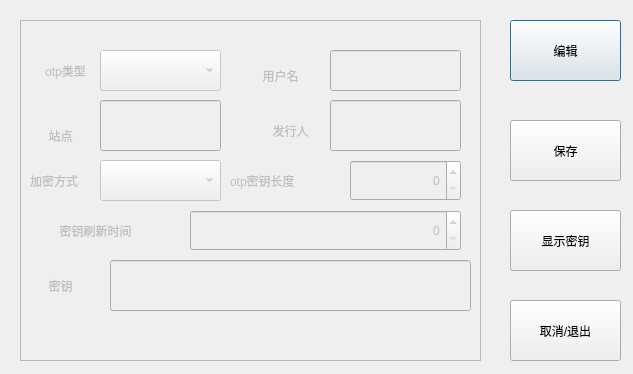
<?xml version="1.0" encoding="UTF-8"?>
<ui version="4.0">
 <class>Dialog</class>
 <widget class="QDialog" name="Dialog">
  <property name="geometry">
   <rect>
    <x>0</x>
    <y>0</y>
    <width>633</width>
    <height>374</height>
   </rect>
  </property>
  <property name="font">
   <font>
    <pointsize>9</pointsize>
   </font>
  </property>
  <property name="windowTitle">
   <string>配置otp字符串</string>
  </property>
  <widget class="QFrame" name="frame">
   <property name="enabled">
    <bool>false</bool>
   </property>
   <property name="geometry">
    <rect>
     <x>20</x>
     <y>20</y>
     <width>461</width>
     <height>341</height>
    </rect>
   </property>
   <property name="font">
    <font>
     <pointsize>9</pointsize>
    </font>
   </property>
   <property name="frameShape">
    <enum>QFrame::Shape::StyledPanel</enum>
   </property>
   <property name="frameShadow">
    <enum>QFrame::Shadow::Raised</enum>
   </property>
   <widget class="QLabel" name="label_2">
    <property name="geometry">
     <rect>
      <x>10</x>
      <y>30</y>
      <width>71</width>
      <height>41</height>
     </rect>
    </property>
    <property name="font">
     <font>
      <pointsize>9</pointsize>
     </font>
    </property>
    <property name="text">
     <string>otp类型</string>
    </property>
    <property name="alignment">
     <set>Qt::AlignmentFlag::AlignCenter</set>
    </property>
   </widget>
   <widget class="QComboBox" name="comboBox">
    <property name="enabled">
     <bool>false</bool>
    </property>
    <property name="geometry">
     <rect>
      <x>80</x>
      <y>30</y>
      <width>121</width>
      <height>41</height>
     </rect>
    </property>
    <property name="font">
     <font>
      <pointsize>9</pointsize>
     </font>
    </property>
   </widget>
   <widget class="QLabel" name="label_3">
    <property name="geometry">
     <rect>
      <x>220</x>
      <y>30</y>
      <width>81</width>
      <height>51</height>
     </rect>
    </property>
    <property name="font">
     <font>
      <pointsize>9</pointsize>
     </font>
    </property>
    <property name="text">
     <string>用户名</string>
    </property>
    <property name="alignment">
     <set>Qt::AlignmentFlag::AlignCenter</set>
    </property>
   </widget>
   <widget class="QLineEdit" name="lineEdit">
    <property name="enabled">
     <bool>false</bool>
    </property>
    <property name="geometry">
     <rect>
      <x>310</x>
      <y>30</y>
      <width>131</width>
      <height>41</height>
     </rect>
    </property>
    <property name="font">
     <font>
      <pointsize>15</pointsize>
     </font>
    </property>
    <property name="alignment">
     <set>Qt::AlignmentFlag::AlignCenter</set>
    </property>
   </widget>
   <widget class="QLabel" name="label_4">
    <property name="geometry">
     <rect>
      <x>10</x>
      <y>90</y>
      <width>61</width>
      <height>51</height>
     </rect>
    </property>
    <property name="font">
     <font>
      <pointsize>9</pointsize>
     </font>
    </property>
    <property name="text">
     <string>站点</string>
    </property>
    <property name="alignment">
     <set>Qt::AlignmentFlag::AlignCenter</set>
    </property>
   </widget>
   <widget class="QLineEdit" name="lineEdit_2">
    <property name="enabled">
     <bool>false</bool>
    </property>
    <property name="geometry">
     <rect>
      <x>80</x>
      <y>80</y>
      <width>121</width>
      <height>51</height>
     </rect>
    </property>
    <property name="font">
     <font>
      <pointsize>9</pointsize>
     </font>
    </property>
   </widget>
   <widget class="QLabel" name="label_6">
    <property name="geometry">
     <rect>
      <x>210</x>
      <y>140</y>
      <width>101</width>
      <height>41</height>
     </rect>
    </property>
    <property name="font">
     <font>
      <pointsize>9</pointsize>
     </font>
    </property>
    <property name="text">
     <string>otp密钥长度</string>
    </property>
   </widget>
   <widget class="QLabel" name="label_7">
    <property name="geometry">
     <rect>
      <x>240</x>
      <y>90</y>
      <width>61</width>
      <height>41</height>
     </rect>
    </property>
    <property name="font">
     <font>
      <pointsize>9</pointsize>
     </font>
    </property>
    <property name="text">
     <string>发行人</string>
    </property>
    <property name="alignment">
     <set>Qt::AlignmentFlag::AlignCenter</set>
    </property>
   </widget>
   <widget class="QLineEdit" name="lineEdit_3">
    <property name="enabled">
     <bool>false</bool>
    </property>
    <property name="geometry">
     <rect>
      <x>310</x>
      <y>80</y>
      <width>131</width>
      <height>51</height>
     </rect>
    </property>
    <property name="font">
     <font>
      <pointsize>15</pointsize>
     </font>
    </property>
   </widget>
   <widget class="QSpinBox" name="spinBox">
    <property name="enabled">
     <bool>false</bool>
    </property>
    <property name="geometry">
     <rect>
      <x>330</x>
      <y>140</y>
      <width>111</width>
      <height>41</height>
     </rect>
    </property>
    <property name="font">
     <font>
      <pointsize>9</pointsize>
     </font>
    </property>
    <property name="alignment">
     <set>Qt::AlignmentFlag::AlignRight|Qt::AlignmentFlag::AlignTrailing|Qt::AlignmentFlag::AlignVCenter</set>
    </property>
   </widget>
   <widget class="QLabel" name="label_8">
    <property name="geometry">
     <rect>
      <x>10</x>
      <y>190</y>
      <width>131</width>
      <height>41</height>
     </rect>
    </property>
    <property name="font">
     <font>
      <pointsize>9</pointsize>
     </font>
    </property>
    <property name="text">
     <string>密钥刷新时间</string>
    </property>
    <property name="alignment">
     <set>Qt::AlignmentFlag::AlignCenter</set>
    </property>
   </widget>
   <widget class="QSpinBox" name="spinBox_2">
    <property name="enabled">
     <bool>false</bool>
    </property>
    <property name="geometry">
     <rect>
      <x>170</x>
      <y>190</y>
      <width>271</width>
      <height>41</height>
     </rect>
    </property>
    <property name="font">
     <font>
      <pointsize>9</pointsize>
     </font>
    </property>
    <property name="alignment">
     <set>Qt::AlignmentFlag::AlignRight|Qt::AlignmentFlag::AlignTrailing|Qt::AlignmentFlag::AlignVCenter</set>
    </property>
   </widget>
   <widget class="QLineEdit" name="lineEdit_4">
    <property name="enabled">
     <bool>false</bool>
    </property>
    <property name="geometry">
     <rect>
      <x>90</x>
      <y>240</y>
      <width>361</width>
      <height>51</height>
     </rect>
    </property>
   </widget>
   <widget class="QLabel" name="label_9">
    <property name="geometry">
     <rect>
      <x>10</x>
      <y>240</y>
      <width>61</width>
      <height>51</height>
     </rect>
    </property>
    <property name="font">
     <font>
      <pointsize>9</pointsize>
     </font>
    </property>
    <property name="text">
     <string>密钥</string>
    </property>
    <property name="alignment">
     <set>Qt::AlignmentFlag::AlignCenter</set>
    </property>
   </widget>
   <widget class="QLabel" name="label_5">
    <property name="geometry">
     <rect>
      <x>10</x>
      <y>140</y>
      <width>61</width>
      <height>41</height>
     </rect>
    </property>
    <property name="font">
     <font>
      <pointsize>9</pointsize>
     </font>
    </property>
    <property name="text">
     <string>加密方式</string>
    </property>
   </widget>
   <widget class="QComboBox" name="comboBox_2">
    <property name="enabled">
     <bool>false</bool>
    </property>
    <property name="geometry">
     <rect>
      <x>80</x>
      <y>140</y>
      <width>121</width>
      <height>41</height>
     </rect>
    </property>
    <property name="font">
     <font>
      <pointsize>9</pointsize>
     </font>
    </property>
   </widget>
  </widget>
  <widget class="QPushButton" name="pushButton_3">
   <property name="enabled">
    <bool>true</bool>
   </property>
   <property name="geometry">
    <rect>
     <x>510</x>
     <y>20</y>
     <width>111</width>
     <height>61</height>
    </rect>
   </property>
   <property name="font">
    <font>
     <pointsize>9</pointsize>
    </font>
   </property>
   <property name="text">
    <string>编辑</string>
   </property>
  </widget>
  <widget class="QPushButton" name="pushButton">
   <property name="geometry">
    <rect>
     <x>510</x>
     <y>120</y>
     <width>111</width>
     <height>61</height>
    </rect>
   </property>
   <property name="font">
    <font>
     <pointsize>9</pointsize>
    </font>
   </property>
   <property name="text">
    <string>保存</string>
   </property>
  </widget>
  <widget class="QPushButton" name="pushButton_4">
   <property name="geometry">
    <rect>
     <x>510</x>
     <y>210</y>
     <width>111</width>
     <height>61</height>
    </rect>
   </property>
   <property name="text">
    <string>显示密钥</string>
   </property>
  </widget>
  <widget class="QPushButton" name="pushButton_2">
   <property name="enabled">
    <bool>true</bool>
   </property>
   <property name="geometry">
    <rect>
     <x>510</x>
     <y>300</y>
     <width>111</width>
     <height>61</height>
    </rect>
   </property>
   <property name="font">
    <font>
     <pointsize>9</pointsize>
    </font>
   </property>
   <property name="text">
    <string>取消/退出</string>
   </property>
  </widget>
 </widget>
 <resources/>
 <connections/>
</ui>
